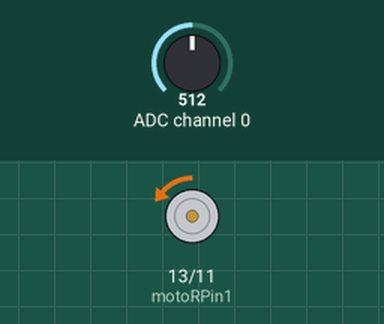
A program run on a simulated Raspberry Pi (header pin numbers). Shown: motor-driver pin pairs drawn as motors (green arrow = first pin HIGH = forward, orange = second pin HIGH = backward, longer = more drive, scaled by the enable pin). The inputs (shaded band) are chosen by the test bench; at power-on: ADC channel 0 = 512 (analog values on the 0–1023 scale). What the program prints to the terminal is not drawn.

Above: at 1.2 s.
1.3 s: ADC channel 0 set to 514
At 2.3 s:
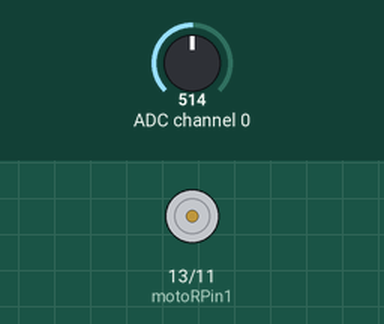
2.8 s: ADC channel 0 set to 716
At 3.7 s:
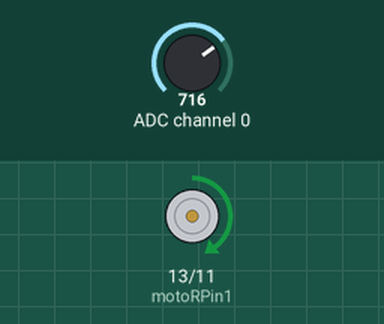
4.3 s: ADC channel 0 set to 900
At 4.9 s:
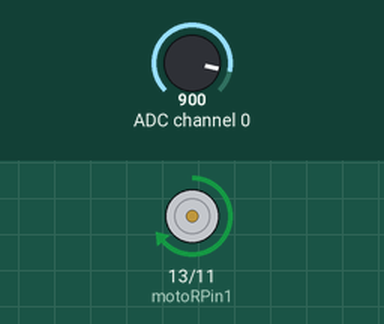
5.8 s: ADC channel 0 set to 1023
At 6.1 s:
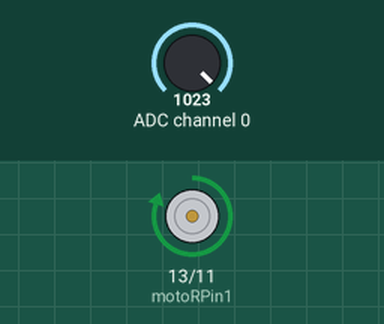
7.3 s: ADC channel 0 set to 306
At 8.1 s:
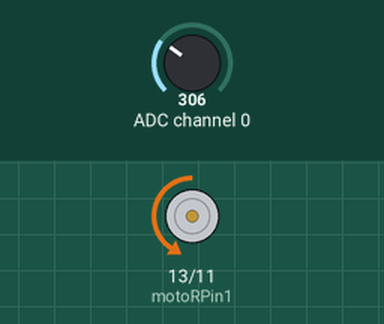
8.8 s: ADC channel 0 set to 511
At 9.3 s:
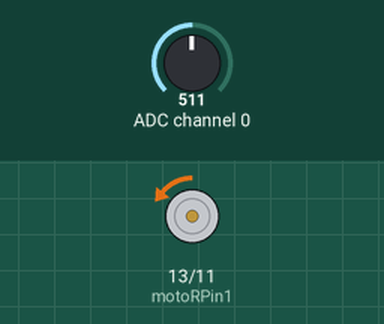
Timing chart, 0 to 11.3 s (numbered marks = the images above; inputs shaded):
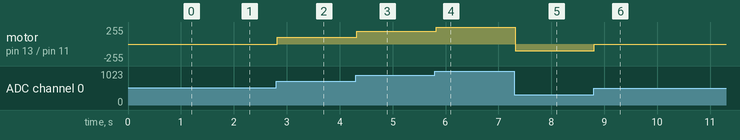

The program:

Motor.py
```python
#!/usr/bin/env python3
#############################################################################
# Filename    : Motor.py
# Description : Control Motor by L293D
# Author      : freenove
# modification: 2018/08/02
########################################################################
import RPi.GPIO as GPIO
import smbus
import time

address = 0x48
bus=smbus.SMBus(1)
cmd=0x40
# define the pin connected to L293D
motoRPin1 = 13
motoRPin2 = 11
enablePin = 15

def analogRead(chn):
    value = bus.read_byte_data(address,cmd+chn)
    return value

def analogWrite(value):
    bus.write_byte_data(address,cmd,value)

def setup():
    global p
    GPIO.setmode(GPIO.BOARD)    # set mode for pin
    GPIO.setup(motoRPin1,GPIO.OUT)
    GPIO.setup(motoRPin2,GPIO.OUT)
    GPIO.setup(enablePin,GPIO.OUT)

    p = GPIO.PWM(enablePin,1000)# creat PWM
    p.start(0)
#mapNUM function: map the value from a range of mapping to another range.

def mapNUM(value,fromLow,fromHigh,toLow,toHigh):
    return (toHigh-toLow)*(value-fromLow) / (fromHigh-fromLow) + toLow
#motor function: determine the direction and speed of the motor according to the ADC value to be input.
def motor(ADC):
    value = ADC -128
    if (value > 0):
        GPIO.output(motoRPin1,GPIO.HIGH)
        GPIO.output(motoRPin2,GPIO.LOW)
        print ('Turn Forward...')
    elif (value < 0):
        GPIO.output(motoRPin1,GPIO.LOW)
        GPIO.output(motoRPin2,GPIO.HIGH)
        print ('Turn Backward...')
    else :
        GPIO.output(motoRPin1,GPIO.LOW)
        GPIO.output(motoRPin2,GPIO.LOW)
        print ('Motor Stop...')
    p.start(mapNUM(abs(value),0,128,0,100))
    print ('The PWM duty cycle is %d%%\n'%(abs(value)*100/127))   #print PMW duty cycle.

def loop():
    while True:
        value = analogRead(0)
        print ('ADC Value : %d'%(value))
        motor(value)
        time.sleep(0.01)

def destroy():
    bus.close()
    GPIO.cleanup()

if __name__ == '__main__':
    print ('Program is starting ... ')
    setup()
    try:
        loop()
    except KeyboardInterrupt:
        destroy()
```

Measured:
- after the input at 1.3 s, motor on pin 13 (motoRPin1) / pin 11 (motoRPin2): backward 2/255 → stopped at once
- after the input at 2.8 s, motor on pin 13 (motoRPin1) / pin 11 (motoRPin2): stopped → forward 100/255 at once
- after the input at 4.3 s, motor on pin 13 (motoRPin1) / pin 11 (motoRPin2): forward 100/255 → forward 191/255 at once
- after the input at 5.8 s, motor on pin 13 (motoRPin1) / pin 11 (motoRPin2): forward 191/255 → forward 253/255 at once
- after the input at 7.3 s, motor on pin 13 (motoRPin1) / pin 11 (motoRPin2): forward 253/255 → backward 104/255 at once
- after the input at 8.8 s, motor on pin 13 (motoRPin1) / pin 11 (motoRPin2): backward 104/255 → backward 2/255 at once
